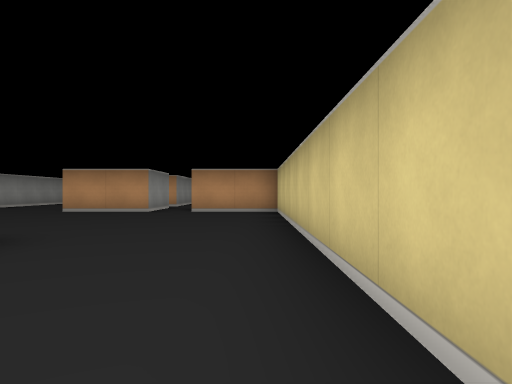
View 1 (above)

17 first-person views from a walk through a cub3D level. The camera is about half as high as the walls, looks level and sees 70° across. The floor is counted in squares. Each view is taken from the middle of a square. On the plan, view 1 faces up. The plan holds only what a view shows up to about 9 squares ahead; the rest is blank.

View 2
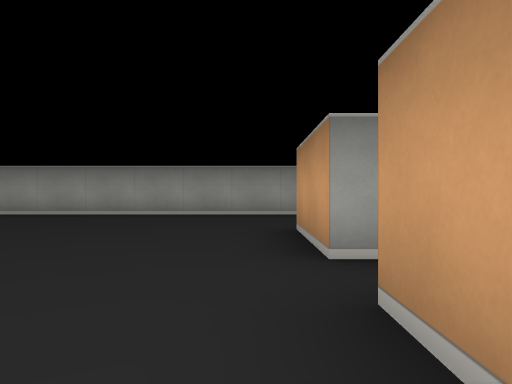

View 3
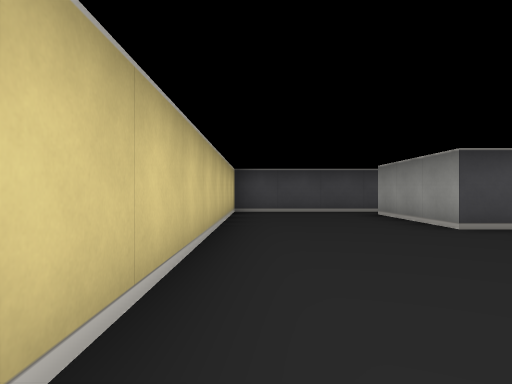

View 4
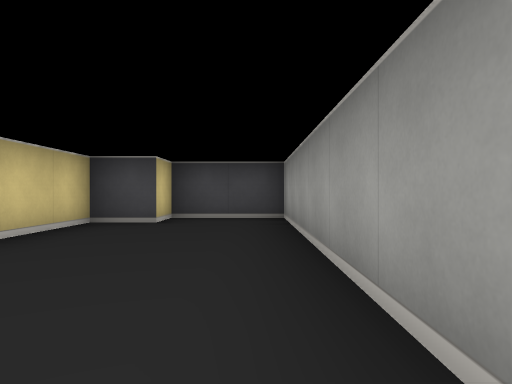

View 5
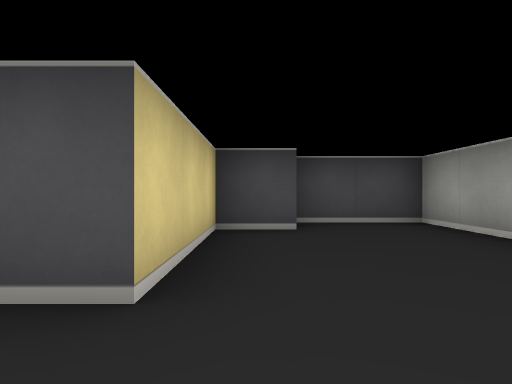

View 6
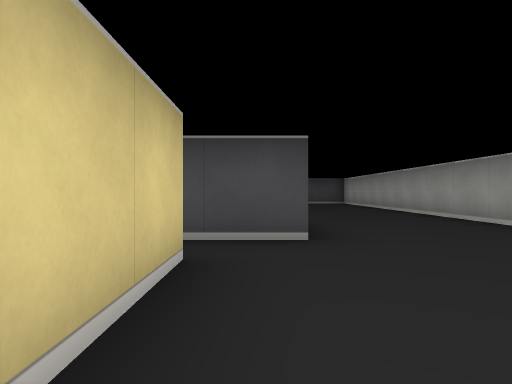

View 7
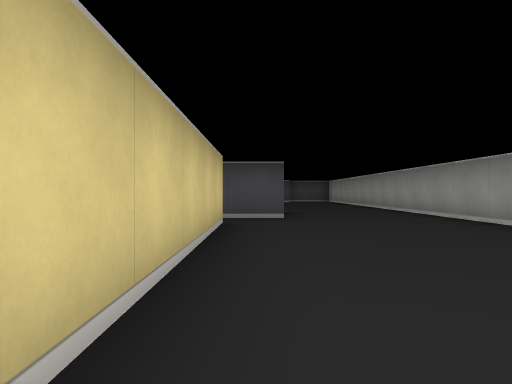

View 8
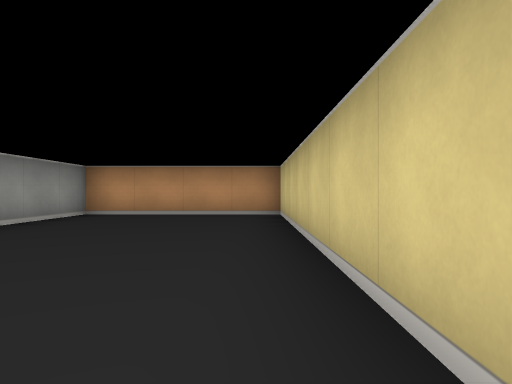

View 9
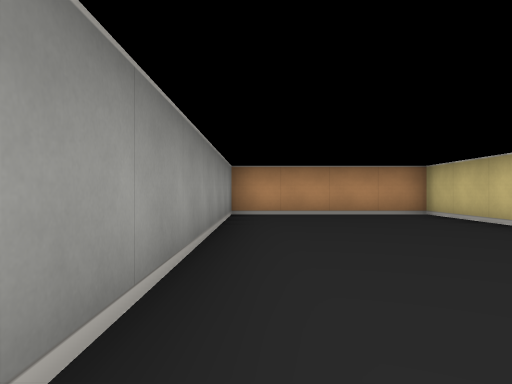

View 10
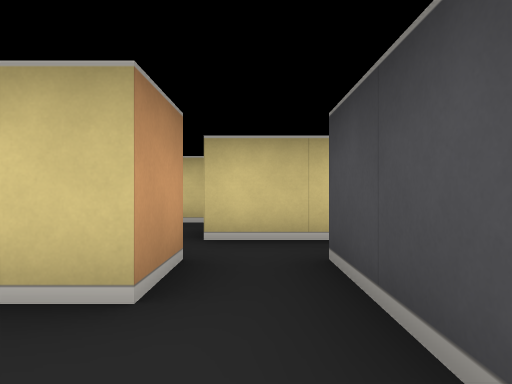

View 11
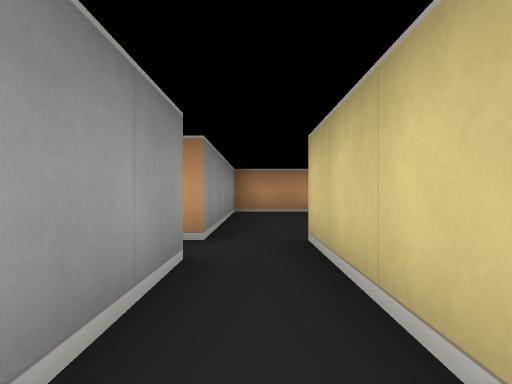

View 12
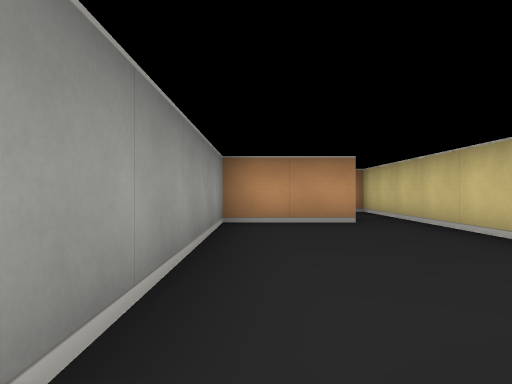

View 13
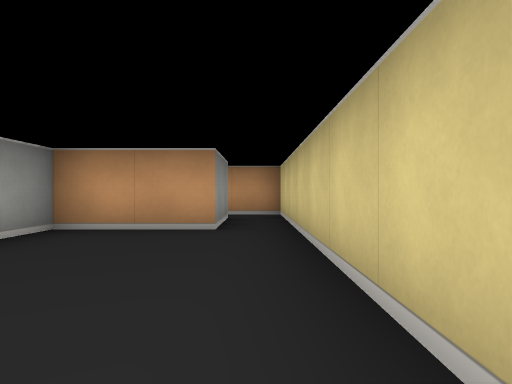

View 14
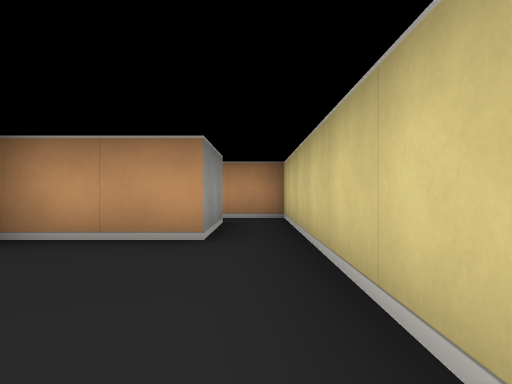

View 15
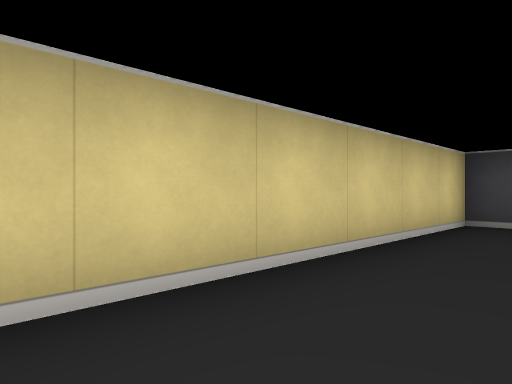

View 16
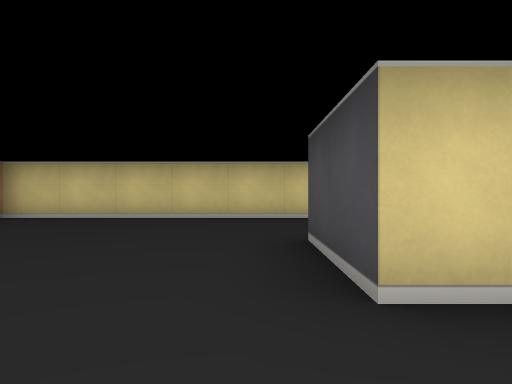

View 17
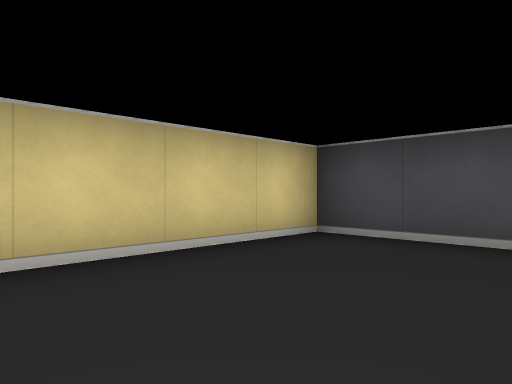

### Floor plan
Points are (right, up) in squares from view 1. A wall is a line through its corners. A room is listed if a view was taken in it or the views show most of it. See-through windows are left out.
Room 1 (views 1, 2, 3, 4, 5, 6, 7, 8, 9, 10, 11, 16, 17)
walls: (-2.5, 8.5) (-4.5, 8.5); (-4.6, 10.5) (-3.4, 10.5); (-3.5, 11.5) (-3.5, 19.5) (-7.5, 19.5) (-7.5, -0.5) (-5.5, -0.5) (-5.5, 0.5) (-4.5, 0.5) (-4.5, 3.5) (-2.5, 3.5) (-2.5, 0.5); (-2.9, -0.5) (0.5, -0.5) (0.5, 8.5) (-1.5, 8.5)
ways out: opening at (-3, 11) to room 2; opening at (-2, 9.5) to room 2
Room 2 (views 12, 13, 14, 15)
walls: (-0.1, 10.5) (0.5, 10.5) (0.5, 18.5); (-3.4, 10.5) (-2.5, 10.5) (-2.5, 8.5); (-0.5, 18.5) (-0.5, 16.5) (-2.5, 16.5) (-2.5, 11.5) (-3.5, 11.5); (-1.5, 8.5) (-1.5, 11.5)
ways out: opening at (-3, 11) to room 1; opening at (-2, 9.5) to room 1; opening at (0, 17.5)

Where each view was taken, in squares from view 1:
view 1: 0 up, 0 right, facing up
view 2: 8 up, 0 right, facing left
view 3: 8 up, 0 right, facing down
view 4: 6 up, 7 left, facing down
view 5: 5 up, 5 left, facing down
view 6: 14 up, 4 left, facing down
view 7: 17 up, 4 left, facing down
view 8: 12 up, 4 left, facing up
view 9: 12 up, 7 left, facing up
view 10: 11 up, 5 left, facing right
view 11: 8 up, 2 left, facing up
view 12: 11 up, 2 left, facing up
view 13: 12 up, 0 right, facing up
view 14: 13 up, 0 right, facing up
view 15: 16 up, 1 left, facing down-right
view 16: 4 up, 6 left, facing right
view 17: 3 up, 2 left, facing down-right
